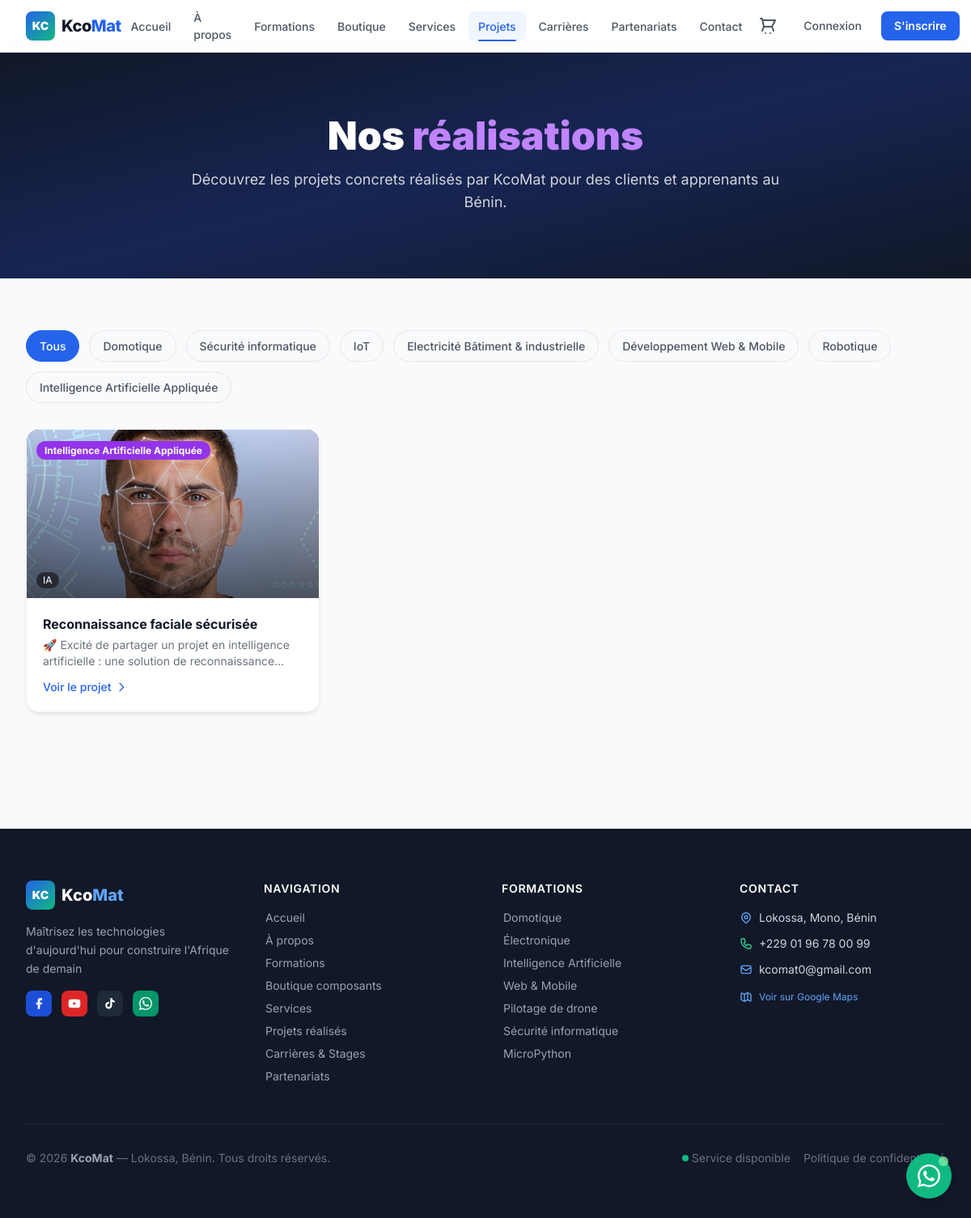
Screenshot of /projets/ with the database file from the repository.
### projets/models.py (models this page shows, shortened)
class CategorieProjet(models.Model):
    nom = models.CharField(max_length=100)
    slug = models.SlugField(unique=True, blank=True)

class Projet(models.Model):
    titre = models.CharField(max_length=200)
    slug = models.SlugField(unique=True, blank=True)
    categorie = models.ForeignKey(CategorieProjet, on_delete=models.SET_NULL, null=True, related_name='projets')
    description_courte = models.CharField(max_length=300)
    description = models.TextField()
    image_principale = models.ImageField(upload_to='projets/', blank=True, null=True)
    video_principale = models.FileField(
        upload_to='projets/videos/',
        blank=True, null=True,
        help_text="Vidéo de présentation du projet (MP4, WebM…)"
    )
    video_url = models.URLField(
        blank=True,
        help_text="Lien YouTube / Vimeo à intégrer (alternative à l'upload)"
    )
    client = models.CharField(max_length=200, blank=True)
    localite = models.CharField(max_length=200, blank=True)
    date_realisation = models.DateField(null=True, blank=True)
    technologies = models.CharField(max_length=300, blank=True, help_text="Ex: Arduino, Raspberry Pi, Zigbee")
    en_vedette = models.BooleanField(default=False)
    actif = models.BooleanField(default=True)
    created_at = models.DateTimeField(auto_now_add=True)
    class Meta:
        ordering = ['-created_at']
        verbose_name = "Projet"
    def get_technologies_list(self):
        return [t.strip() for t in self.technologies.split(',') if t.strip()]

### projets/views.py (the view)
# urls.py: path('', views.liste_projets, name='liste'),
def liste_projets(request):
    categories = CategorieProjet.objects.all()
    cat_slug = request.GET.get('categorie', '')
    projets = Projet.objects.filter(actif=True)
    if cat_slug:
        projets = projets.filter(categorie__slug=cat_slug)
    ctx = {
        'projets': projets,
        'categories': categories,
        'cat_active': cat_slug,
        'title': 'Nos Projets Réalisés',
    }
    return render(request, 'projets/liste.html', ctx)

### boutique/context_processors.py (called while the page is built)
def cart_context(request):
    count = 0
    try:
        if request.user.is_authenticated:
            panier = Panier.objects.filter(utilisateur=request.user).first()
        else:
            session_key = request.session.session_key
            if session_key:
                panier = Panier.objects.filter(session_key=session_key).first()
            else:
                panier = None
        if panier:
            count = panier.nombre_articles()
    except Exception:
        pass
    return {'cart_count': count}

### core/context_processors.py (called while the page is built)
def site_context(request):
    return {
        'KCOMAT': settings.KCOMAT_INFO,
        'FEDAPAY_PUBLIC_KEY': settings.FEDAPAY_PUBLIC_KEY,
    }

### templates/projets/liste.html (shortened to what this page needs)
{% extends 'base.html' %}
{% block content %}
<section class="page-hero">
    <div class="max-w-7xl mx-auto px-4 sm:px-6 lg:px-8">
        <div class="max-w-3xl mx-auto text-center">
            <h1 class="text-4xl md:text-5xl font-black text-white mb-4">Nos <span class="text-purple-400">réalisations</span></h1>
            <p class="text-gray-300 text-lg">Découvrez les projets concrets réalisés par KcoMat pour des clients et apprenants au Bénin.</p>
        </div>
    </div>
</section>
<section class="py-16 bg-gray-50">
    <div class="max-w-7xl mx-auto px-4 sm:px-6 lg:px-8">
        {% if categories %}
        <div class="flex flex-wrap gap-3 mb-8">
            <a href="{% url 'projets:liste' %}" class="filter-tab {% if not cat_active %}active{% endif %}">Tous</a>
            {% for cat in categories %}
            <a href="?categorie={{ cat.slug }}" class="filter-tab {% if cat_active == cat.slug %}active{% endif %}">{{ cat.nom }}</a>
            {% endfor %}
        </div>
        {% endif %}
        {% if projets %}
        <div class="grid grid-cols-1 md:grid-cols-2 lg:grid-cols-3 gap-6">
            {% for projet in projets %}
            <a href="{% url 'projets:detail' projet.slug %}"
                class="card group hover:shadow-lg transition-all hover:-translate-y-1 overflow-hidden p-0">
                <div class="h-52 overflow-hidden bg-gradient-to-br from-purple-900 to-purple-700 relative">
                    {% if projet.image_principale %}
                    <img src="{{ projet.image_principale.url }}" alt="{{ projet.titre }}"
                        class="w-full h-full object-cover group-hover:scale-105 transition-transform duration-300" />
                    {% endif %}
                    <div class="absolute inset-0 bg-gradient-to-t from-black/60 to-transparent"></div>
                    {% if projet.categorie %}
                    <div class="absolute top-3 left-3">
                        <span class="bg-purple-600 text-white text-xs font-bold px-2.5 py-1 rounded-full">{{ projet.categorie.nom }}</span>
                    </div>
                    {% endif %}
                    <div class="absolute bottom-3 left-3 flex flex-wrap gap-1">
                        {% for tech in projet.get_technologies_list|slice:":3" %}
                        <span class="bg-black/50 backdrop-blur-sm text-white text-xs px-2 py-0.5 rounded-full">{{ tech }}</span>
                        {% endfor %}
                    </div>
                </div>
                <div class="p-5">
                    <h3 class="font-bold text-gray-900 mb-1">{{ projet.titre }}</h3>
                    <p class="text-sm text-gray-500 line-clamp-2">{{ projet.description_courte }}</p>
                    <div
                        class="mt-3 flex items-center text-blue-600 text-sm font-medium gap-1 group-hover:gap-2 transition-all">
                        <span>Voir le projet</span>
                        <svg class="w-4 h-4" fill="none" stroke="currentColor" viewBox="0 0 24 24">
                            <path stroke-linecap="round" stroke-linejoin="round" stroke-width="2" d="M9 5l7 7-7 7" />
                        </svg>
                    </div>
                </div>
            </a>
            {% endfor %}
        </div>
        {% endif %}
    </div>
</section>
{% endblock %}

### static/css/kcomat.css (style rules this page uses)
:root { --color-primary: #0A84FF; --color-primary-dark: #0066CC; --color-green: #10B981; --color-green-dark: #059669; --color-bg: #F8FAFC; --shadow-card: 0 4px 6px -1px rgba(0, 0, 0, 0.07), 0 2px 4px -2px rgba(0, 0, 0, 0.05); --shadow-card-hover: 0 20px 40px -10px rgba(10, 132, 255, 0.15), 0 8px 16px -4px rgba(0, 0, 0, 0.1); }
* { box-sizing: border-box; }
body { font-family: 'Inter', 'Poppins', sans-serif; background-color: var(--color-bg); }
.card { background-color: #ffffff; border-radius: 1rem; border: 1px solid #f3f4f6; transition: all 0.3s cubic-bezier(0.4, 0, 0.2, 1); box-shadow: var(--shadow-card); }
.page-hero { background: linear-gradient(to bottom right, #111827, #172554, #111827); color: #ffffff; padding-top: 5rem; padding-bottom: 5rem; padding-left: 1rem; padding-right: 1rem; }
.filter-tab { padding: 0.5rem 1rem; font-size: 0.875rem; font-weight: 500; border-radius: 9999px; border: 1px solid #e5e7eb; color: #4b5563; cursor: pointer; transition: all 0.2s cubic-bezier(0.4, 0, 0.2, 1); background-color: transparent; }
.filter-tab.active { background-color: #2563eb; color: #ffffff; border-color: #2563eb; }

### rows the page displays
CategorieProjet: nom "Domotique"
CategorieProjet: nom "Sécurité informatique"
CategorieProjet: nom "IoT"
CategorieProjet: nom "Electricité Bâtiment & industrielle"
CategorieProjet: nom "Développement Web & Mobile"
CategorieProjet: nom "Robotique"
CategorieProjet: nom "Intelligence Artificielle Appliquée"
Projet: image_principale (picture), categorie.nom "Intelligence Artificielle Appliquée", get_technologies_list "IA", titre "Reconnaissance faciale sécurisée", description_courte "🚀 Excité de partager un projet en intelligence artificielle : une solution de…"

### other values shown
{{ KCOMAT.slogan }} "Maîtrisez les technologies d'aujourd'hui pour construire l'Afrique de demain"
{{ KCOMAT.address }} "Lokossa, Mono, Bénin"
{{ KCOMAT.phone }} "+229 01 96 78 00 99"
{{ KCOMAT.email }} "kcomat0@gmail.com"
